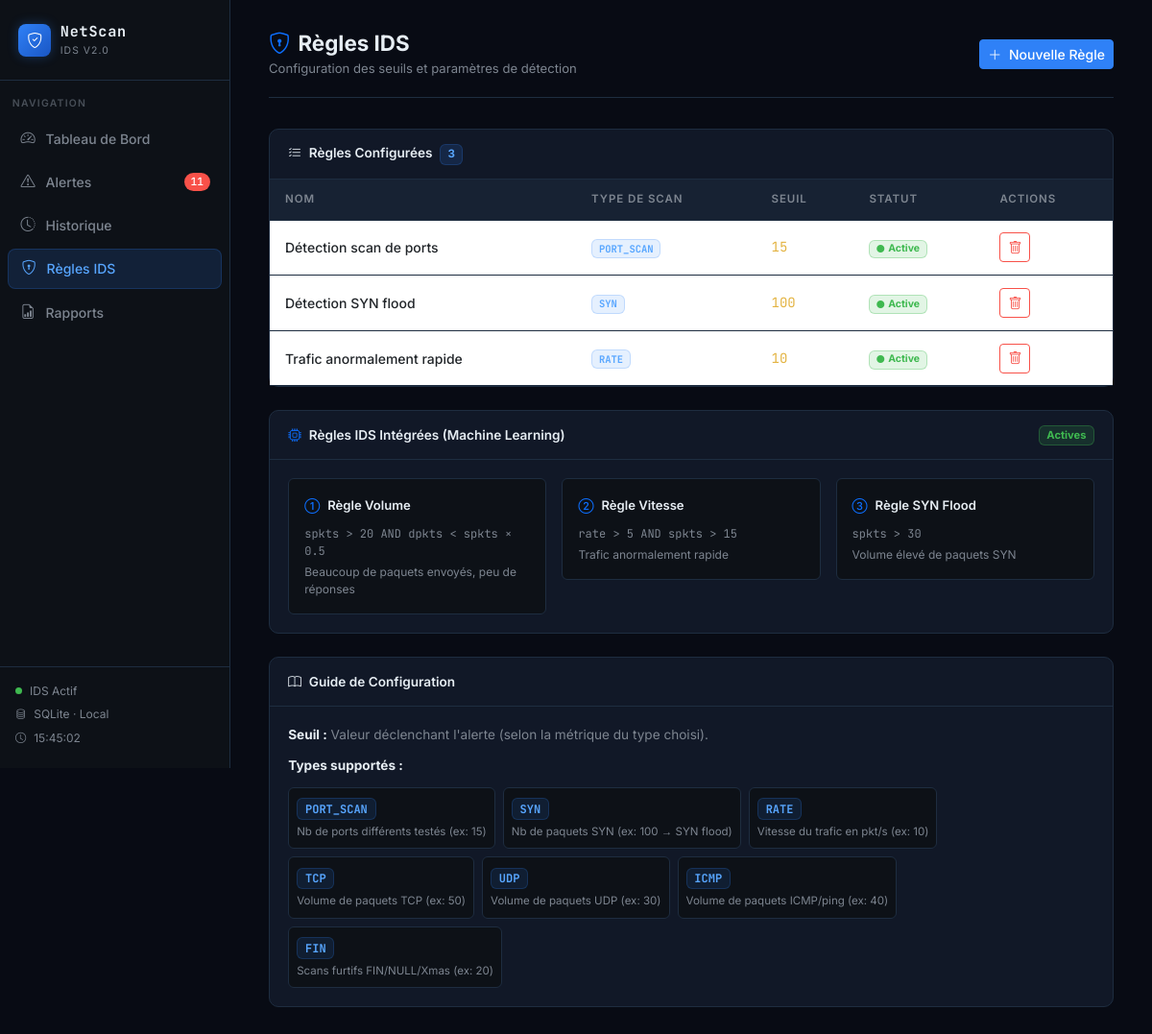
The page /regles on the database its author committed.
### tables this page shows
CREATE TABLE regles (
            id INTEGER PRIMARY KEY AUTOINCREMENT,
            nom TEXT NOT NULL,
            type_scan TEXT NOT NULL,
            seuil INTEGER NOT NULL,
            active INTEGER DEFAULT 1
        );

### webapp/app.py (the view)
@app.route("/regles")
def regles():
    conn = get_db()
    regles_list = conn.execute("SELECT * FROM regles").fetchall()
    conn.close()
    return render_template("regles.html", regles=regles_list)

### webapp/app.py (called while the page is built)
def get_db():
    conn = sqlite3.connect(DB_PATH)
    conn.row_factory = sqlite3.Row
    return conn

### webapp/templates/regles.html (shortened to what this page needs)
{% extends "base.html" %}
{% set page = "regles" %}
{% block content %}
<div class="topbar">
  <div class="topbar-title">
    <h1><i class="bi bi-shield-lock me-2 text-primary"></i>Règles IDS</h1>
    <p>Configuration des seuils et paramètres de détection</p>
  </div>
  <div class="topbar-actions">
    <button class="btn btn-primary btn-sm" data-bs-toggle="modal" data-bs-target="#modalRegle">
      <i class="bi bi-plus-lg me-1"></i> Nouvelle Règle
    </button>
  </div>
</div>
<div class="card mb-4">
  <div class="card-header">
    <span><i class="bi bi-list-check me-2"></i>Règles Configurées
      <span class="badge ms-1" style="background:rgba(47,129,247,0.15);color:#58a6ff;border:1px solid rgba(47,129,247,0.2);font-size:0.72rem;">
        {{ regles | length }}
      </span>
    </span>
  </div>
  <div class="card-body p-0">
    <table class="table table-hover mb-0">
      <thead>
        <tr>
          <th>Nom</th>
          <th>Type de Scan</th>
          <th>Seuil</th>
          <th>Statut</th>
          <th>Actions</th>
        </tr>
      </thead>
      <tbody>
        {% for r in regles %}
        <tr>
          <td style="font-size:0.875rem;font-weight:500;">{{ r.nom }}</td>
          <td>
            <span class="badge font-mono" style="background:rgba(47,129,247,0.12);color:#58a6ff;border:1px solid rgba(47,129,247,0.2);">
              {{ r.type_scan }}
            </span>
          </td>
          <td class="font-mono" style="color:#e3b341;">{{ r.seuil }}</td>
          <td>
            <a href="/regles/toggle/{{ r.id }}" style="text-decoration:none;">
              {% if r.active %}
                <span class="badge" style="background:rgba(63,185,80,0.15);color:#3fb950;border:1px solid rgba(63,185,80,0.3);">
                  <i class="bi bi-circle-fill me-1" style="font-size:0.5rem;"></i>Active
                </span>
              {% else %}
                <span class="badge" style="background:rgba(72,79,88,0.3);color:#7d8590;border:1px solid #1e2d40;">
                  <i class="bi bi-circle me-1" style="font-size:0.5rem;"></i>Inactive
                </span>
              {% endif %}
            </a>
          </td>
          <td>
            <a href="/regles/supprimer/{{ r.id }}" class="btn btn-sm btn-outline-danger"
               onclick="return confirm('Supprimer cette règle ?')">
              <i class="bi bi-trash"></i>
            </a>
          </td>
        </tr>
        {% endfor %}
      </tbody>
    </table>
  </div>
</div>
<div class="card mb-4">
  <div class="card-header">
    <span><i class="bi bi-cpu me-2 text-primary"></i>Règles IDS Intégrées (Machine Learning)</span>
    <span class="badge" style="background:rgba(63,185,80,0.15);color:#3fb950;border:1px solid rgba(63,185,80,0.3);font-size:0.7rem;">Actives</span>
  </div>
  <div class="card-body">
    <div class="row g-3">
      <div class="col-md-4">
        <div class="p-3 rounded" style="background:#0d1117;border:1px solid #1e2d40;">
          <div class="d-flex align-items-center gap-2 mb-2">
            <i class="bi bi-1-circle text-primary"></i>
            <span style="font-size:0.82rem;font-weight:600;">Règle Volume</span>
          </div>
          <div class="font-mono" style="font-size:0.75rem;color:#7d8590;">spkts &gt; 20 AND dpkts &lt; spkts × 0.5</div>
          <div style="font-size:0.75rem;color:#7d8590;margin-top:4px;">Beaucoup de paquets envoyés, peu de réponses</div>
        </div>
      </div>
      <div class="col-md-4">
        <div class="p-3 rounded" style="background:#0d1117;border:1px solid #1e2d40;">
          <div class="d-flex align-items-center gap-2 mb-2">
            <i class="bi bi-2-circle text-primary"></i>
            <span style="font-size:0.82rem;font-weight:600;">Règle Vitesse</span>
          </div>
          <div class="font-mono" style="font-size:0.75rem;color:#7d8590;">rate &gt; 5 AND spkts &gt; 15</div>
          <div style="font-size:0.75rem;color:#7d8590;margin-top:4px;">Trafic anormalement rapide</div>
        </div>
      </div>
      <div class="col-md-4">
        <div class="p-3 rounded" style="background:#0d1117;border:1px solid #1e2d40;">
          <div class="d-flex align-items-center gap-2 mb-2">
            <i class="bi bi-3-circle text-primary"></i>
            <span style="font-size:0.82rem;font-weight:600;">Règle SYN Flood</span>
          </div>
          <div class="font-mono" style="font-size:0.75rem;color:#7d8590;">spkts &gt; 30</div>
          <div style="font-size:0.75rem;color:#7d8590;margin-top:4px;">Volume élevé de paquets SYN</div>
        </div>
      </div>
    </div>
  </div>
</div>
<div class="card">
  <div class="card-header">
    <span><i class="bi bi-book me-2"></i>Guide de Configuration</span>
  </div>
  <div class="card-body">
    <p style="font-size:0.85rem;color:#7d8590;margin-bottom:0.75rem;">
      <strong style="color:#e6edf3;">Seuil :</strong> Valeur déclenchant l'alerte (selon la métrique du type choisi).
    </p>
    <p style="font-size:0.85rem;color:#7d8590;margin-bottom:0.75rem;">
      <strong style="color:#e6edf3;">Types supportés :</strong>
    </p>
    <div class="d-flex flex-wrap gap-2">
      {% for t, desc in [
        ("PORT_SCAN","Nb de ports différents testés (ex: 15)"),
        ("SYN","Nb de paquets SYN (ex: 100 → SYN flood)"),
        ("RATE","Vitesse du trafic en pkt/s (ex: 10)"),
        ("TCP","Volume de paquets TCP (ex: 50)"),
        ("UDP","Volume de paquets UDP (ex: 30)"),
        ("ICMP","Volume de paquets ICMP/ping (ex: 40)"),
        ("FIN","Scans furtifs FIN/NULL/Xmas (ex: 20)")
      ] %}
      <div class="p-2 rounded" style="background:#0d1117;border:1px solid #1e2d40;min-width:160px;">
        <span class="badge font-mono mb-1" style="background:rgba(47,129,247,0.12);color:#58a6ff;border:1px solid rgba(47,129,247,0.2);">{{ t }}</span>
        <div style="font-size:0.72rem;color:#7d8590;">{{ desc }}</div>
      </div>
      {% endfor %}
    </div>
  </div>
</div>
{% endblock %}

### webapp/templates/base.html (style rules this page uses)
:root { --bg-primary: #080b14; --bg-secondary: #0d1117; --bg-card: #111827; --bg-card-hover: #161f30; --border: #1e2d40; --border-bright: #2a3f5f; --text-primary: #e6edf3; --text-secondary: #7d8590; --text-muted: #484f58; --accent: #2f81f7; --accent-glow: rgba(47, 129, 247, 0.15); --accent-hover: #58a6ff; --danger: #f85149; --danger-glow: rgba(248, 81, 73, 0.15); --warning: #e3b341; --warning-glow: rgba(227, 179, 65, 0.15); --success: #3fb950; --success-glow: rgba(63, 185, 80, 0.15); --info: #58a6ff; --sidebar-width: 240px; }
* { box-sizing: border-box; margin: 0; padding: 0; }
body { background-color: var(--bg-primary); color: var(--text-primary); font-family: 'Inter', sans-serif; min-height: 100vh; overflow-x: hidden; }
.topbar { display: flex; justify-content: space-between; align-items: center; margin-bottom: 2rem; padding-bottom: 1.2rem; border-bottom: 1px solid var(--border); }
.topbar-title h1 { font-size: 1.4rem; font-weight: 700; margin: 0; }
.topbar-title p { font-size: 0.82rem; color: var(--text-secondary); margin: 0.2rem 0 0; }
.topbar-actions { display: flex; align-items: center; gap: 0.75rem; }
.card { background: var(--bg-card); border: 1px solid var(--border); border-radius: 10px; color: var(--text-primary); transition: border-color 0.2s; }
.card-header { background: transparent; border-bottom: 1px solid var(--border); font-weight: 600; font-size: 0.85rem; padding: 0.9rem 1.2rem; display: flex; align-items: center; justify-content: space-between; }
.card-body { padding: 1.2rem; }
.table { color: var(--text-primary); font-size: 0.875rem; margin: 0; }
.table thead th { background: rgba(30,45,64,0.5); border-color: var(--border); color: var(--text-secondary); font-size: 0.72rem; text-transform: uppercase; letter-spacing: 0.08em; font-weight: 600; padding: 0.75rem 1rem; }
.table td { border-color: var(--border); padding: 0.8rem 1rem; vertical-align: middle; }
.btn-primary { background: var(--accent); border-color: var(--accent); font-weight: 500; font-size: 0.875rem; }
.btn-outline-danger { color: var(--danger); border-color: var(--danger); }
.font-mono { font-family: 'JetBrains Mono', monospace; }

### rows shown on the page
regles: nom "Détection scan de ports", type_scan "PORT_SCAN", seuil "15", active 1 (drawn)
regles: nom "Détection SYN flood", type_scan "SYN", seuil "100", active 1 (drawn)
regles: nom "Trafic anormalement rapide", type_scan "RATE", seuil "10", active 1 (drawn)

### other values the page prints
{{ regles | length }} "3"
{{ t }} "PORT_SCAN" "SYN" "RATE" "TCP" "UDP" "ICMP" "FIN"
{{ desc }} "Nb de ports différents testés (ex: 15)" "Nb de paquets SYN (ex: 100 → SYN flood)" "Vitesse du trafic en pkt/s (ex: 10)" "Volume de paquets TCP (ex: 50)" "Volume de paquets UDP (ex: 30)" "Volume de paquets ICMP/ping (ex: 40)" "Scans furtifs FIN/NULL/Xmas (ex: 20)"
